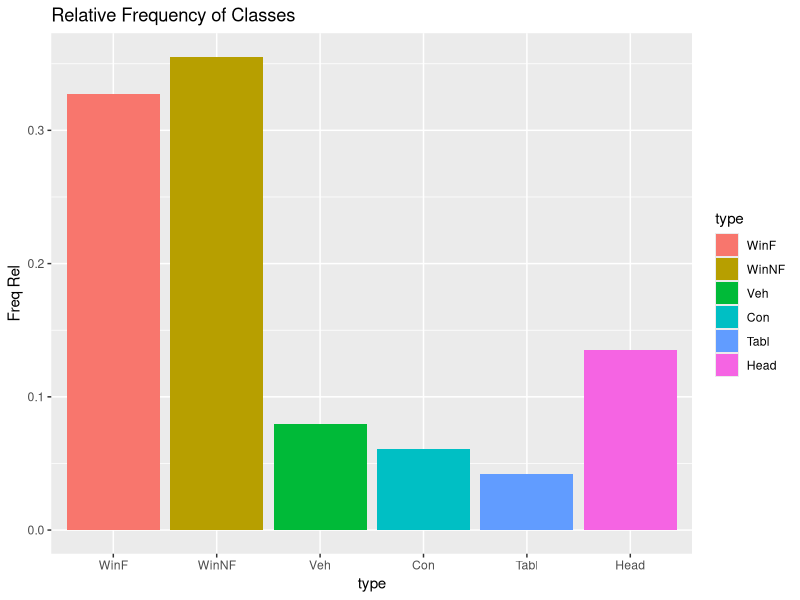
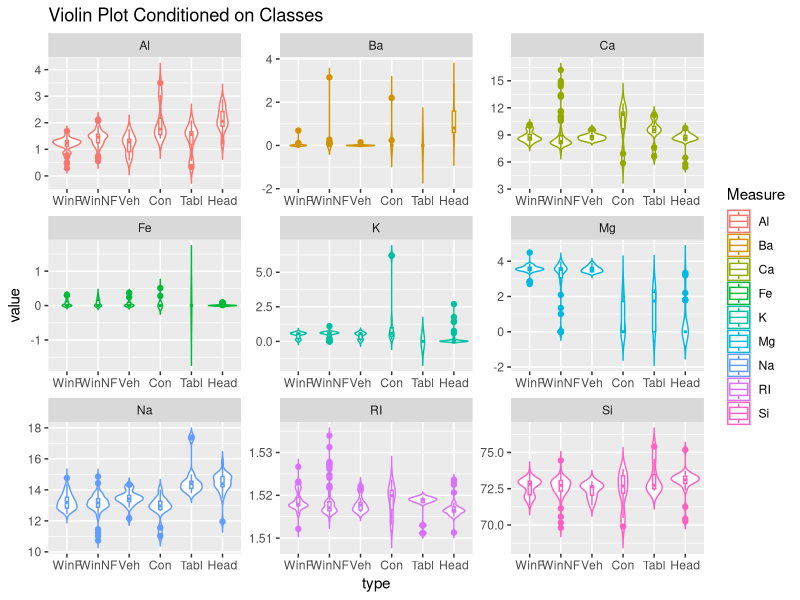
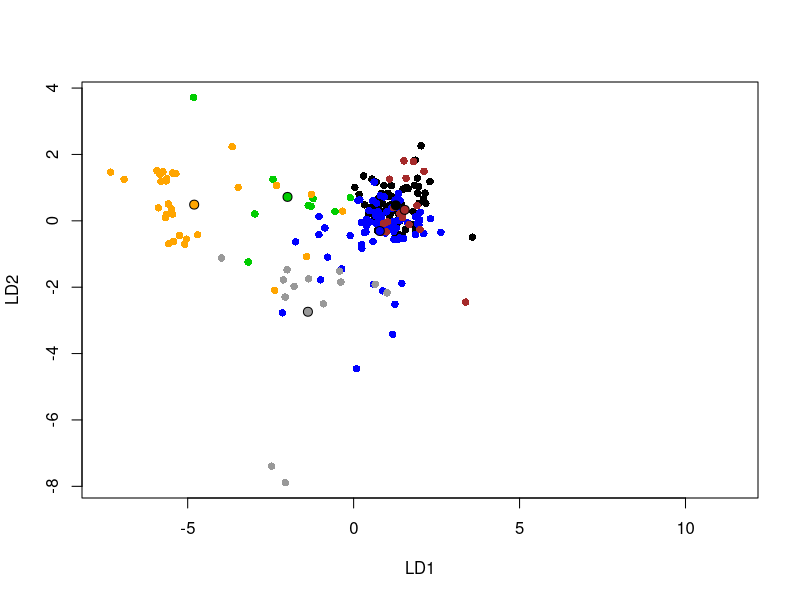
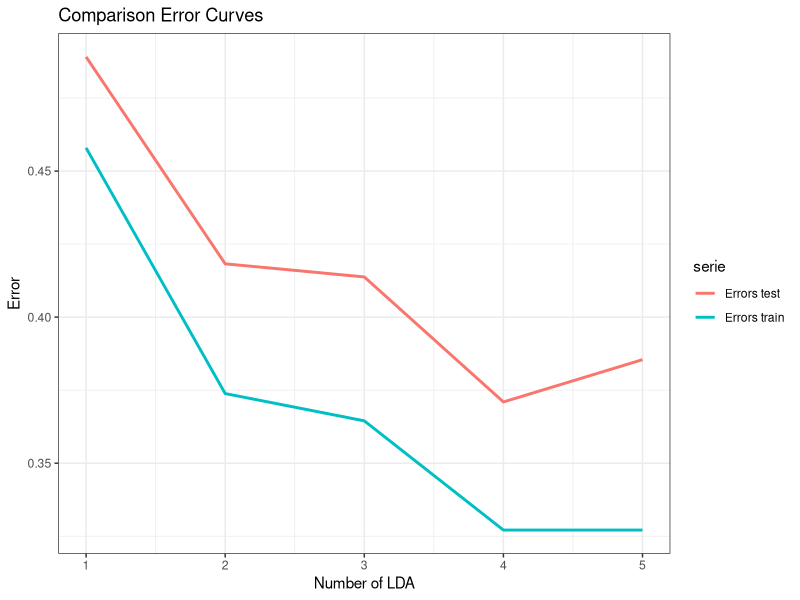

R code for these plots, in order:
## ---- chunk 1
knitr::opts_chunk$set(echo = TRUE)
## ---- chunk 2
library(tidyverse)
library(MASS)
library(ellipse)
library(nnet)
library(class)
library(mclust)
## ---- chunk 3
glass<-read.table("data/glass.txt",header=T)
glass$type<-factor(glass$type)
levels(glass$type)<-c("WinF","WinNF","Veh","Con","Tabl","Head")
table(glass$type)
## ---- chunk 4
dim(glass)
## ---- chunk 5
head(glass)
## ---- chunk 6
glass %>% is.na() %>% sum()
## ---- chunk 7
#bar plot freq relative
glass %>%
  ggplot(aes(x = type, y = after_stat(count)/sum(after_stat(count)), fill = type)) + 
  geom_bar() +
  labs(title = "Relative Frequency of Classes",y = "Freq Rel")
## ---- chunk 8
glass %>%
  gather(key = Measure, value = value, -type )  %>%
  ggplot(aes(x = type, y= value, color = Measure)) +
  geom_violin(trim = F)+ 
  geom_boxplot(width=0.1) + 
  facet_wrap( ~ Measure ,scales = "free", ncol =3)+
  labs(title = "Violin Plot Conditioned on Classes") 
## ---- chunk 9
lda.fit<-lda(glass$type ~ . ,data=glass)
lda.fit
## ---- chunk 10
diag(diag(cov(glass[,1:9])** (1/2))) %*% lda.fit$scaling 
## ---- chunk 11
lda.pred  <-predict(lda.fit,glass)
training_error <- mean(lda.pred$class != glass$type )
training_error
## ---- chunk 12
lda.pred  <-predict(lda.fit,glass)
conf.mat<-table(predicted=lda.pred$class,true=glass$type)
conf.mat2<-addmargins(conf.mat)
conf.mat2
## ---- chunk 13
conf.mat<-apply(conf.mat,2,function(x) x/sum(x))
conf.mat
diag(conf.mat)
## ---- chunk 14
cv.index <- read.csv("data/groupCV.txt",header = F)
glass$cv.index <- cv.index[,]
## ---- chunk 15
errors <- rep(NA,10)
for (i in (1:10)){
  training_set <- glass %>% filter(cv.index != i) 
  test_set <- glass %>% filter(cv.index == i) 
  lda.fit.cv <-lda(training_set$type ~ . , data= training_set[,1:10])
  lda.pred.cv <- predict(lda.fit.cv,newdata = test_set[,1:10])
  errors[i]<-mean(lda.pred.cv$class != test_set$type )
}
mean(errors)
## ---- chunk 16
lookup<-c("black", "blue", "brown", "gray60",
"green3", "orange")
names(lookup)<-as.character(unique(glass$type))

## ---- chunk 17
data.col<-lookup[glass$type]
means.hat.z<-aggregate(lda.pred$x,by=list(glass$type),FUN=mean)[,-1]
plot(LD2~LD1,xlim = c(0.0001, 4), 
     data=lda.pred$x[,1:2],asp=1,pch=16,col=data.col)
points(means.hat.z[,1],means.hat.z[,2],pch=21,bg=lookup,cex=1.2 )
## ---- chunk 18
errors.train.reduced<- rep(NA,5)
errors.test.reduced<- rep(NA,5)

for (j in (1:5)){
  errors.test<- rep(NA,10)

  for (i in (1:10)){
    training_set <- glass %>% filter(cv.index != i) 
    test_set <- glass %>% filter(cv.index == i) 
    
    lda.fit.cv <-lda(training_set$type ~ .  , data= training_set[,1:10])
    lda.pred.test.cv <- predict(lda.fit.cv,test_set[,1:10], dim = j )
    errors.test[i]<-mean(lda.pred.test.cv$class != test_set$type )

  }
  
  lda.pred<-predict(lda.fit,glass,dimen=j)
  errors.train.reduced[j]<-mean(lda.pred$class!=glass$type)
  errors.test.reduced[j]<-mean(errors.test)
}
errors.test.reduced
errors.train.reduced
## ---- chunk 19
df <- data.frame(
  iter  = rep(seq_along(errors.train.reduced), 2),
  error = c(errors.train.reduced, errors.test.reduced),
  serie = rep(c("Errors train", "Errors test"), each = length(errors.train.reduced))
)

ggplot(df, aes(iter, error, colour = serie)) +
  geom_line(linewidth = 1) +
  labs(x = "Number of LDA", y = "Error",
       title = "Comparison Error Curves") +
  theme_bw()

## ---- chunk 20
library(e1071) 
library(caTools)
library(ggplot2)
errors <- rep(NA,10)
for (i in (1:10)){
  training_set <- glass %>% filter(cv.index != i) 
  test_set <- glass %>% filter(cv.index == i) 
  mod<-svm(training_set$type ~ . - cv.index,data=training_set)
  errors[i]<-mean(predict(mod,test_set) != test_set$type )
}
mean(errors)
